Frame 1 (no input): blank canvas, image omitted
Frame 60 (the mouse pressed at the canvas centre just before this capture): blank canvas, image omitted
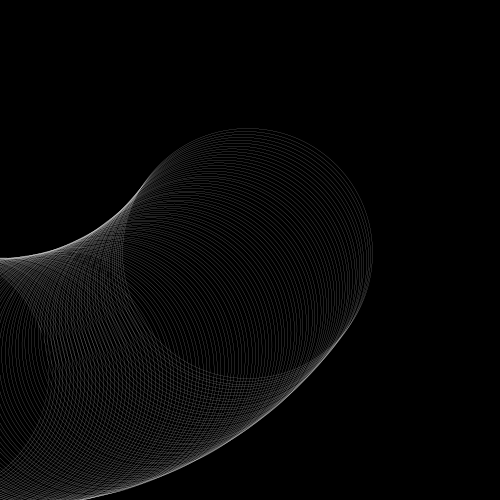
Frame 120 (the mouse held since frame 60 and released just before this capture)

The Processing sketch whose frames 1 and 60 were blank and that drew this single picture after the mouse press (run headless with seeded random() and noise(); from frame 60 on, the mouse is pressed at the canvas centre):

// Processing sketch: processing_84234
// ── processing_84234.pde

void setup()
{
  size(500,500);
 
}

void draw ()
{
  smooth();
  background(0);
   noFill();
   strokeWeight(0.1);
  
  for (int posX=25; posX<width; posX=posX+50)
  {
  
   for (int posY=25; posY<height; posY=posY+50)
   {
    
  
  stroke(255);
  rotate(PI/255);
  translate(1, 0);
  scale(1);
ellipse(pmouseX,pmouseY,pmouseX,pmouseY);


stroke(random(0,255),random(0,255),random(0,255));
triangle(pmouseX,pmouseY,pmouseX,pmouseY,mouseX,mouseY);

}
 
}
  
}
